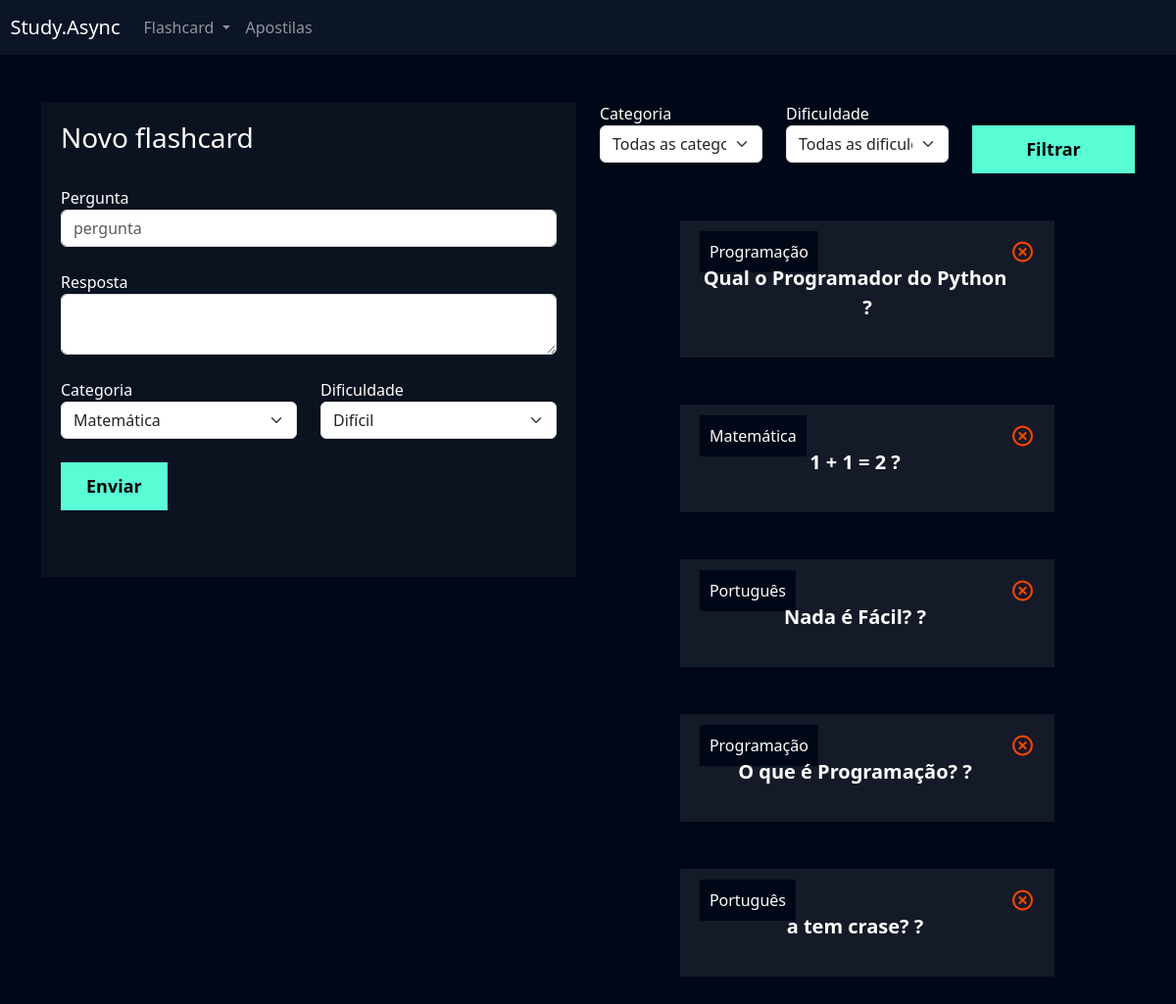
Before: /flashcard/novo_flashcard/ (signed in) with the older database file.
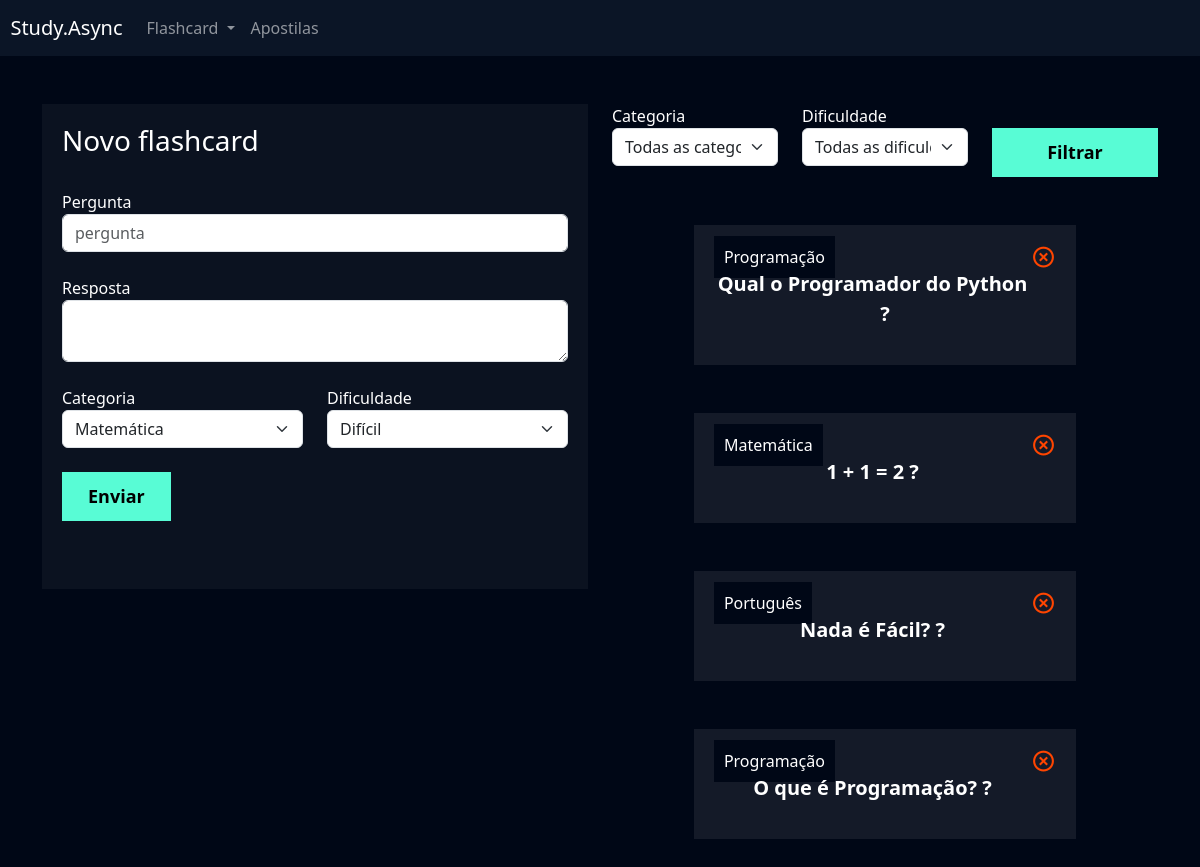
After: the same page with the newer database file.
### flashcard/models.py (models this page shows, shortened)
class Flashcard(models.Model):
    DIFICULDADE_CHOICES = (('D', 'Difícil'), ('M', 'Médio'), ('F', 'Fácil'))
    user = models.ForeignKey(User, on_delete=models.DO_NOTHING)
    pergunta = models.CharField(max_length=100)
    resposta = models.TextField()
    categoria = models.ForeignKey(Categoria, on_delete=models.DO_NOTHING)
    dificuldade = models.CharField(max_length=1, choices=DIFICULDADE_CHOICES)

class Categoria(models.Model):
    nome = models.CharField(max_length=20)
    def __str__(self):
        return self.nome

### flashcard/views.py (the view, shortened to what this page needs)
# urls.py: path('novo_flashcard/', views.novo_flashcard, name="novo_flashcard"),
def novo_flashcard(request):
    if not request.user.is_authenticated:
        return redirect('/usuarios/logar')
    if request.method == "GET":
        categorias = Categoria.objects.all()
        dificuldades = Flashcard.DIFICULDADE_CHOICES
        flashcards = Flashcard.objects.filter(user=request.user)
        categoria_filtrar = request.GET.get('categoria')
        dificuldade_filtrar = request.GET.get("dificulfdade")
        if categoria_filtrar:
            flashcards = flashcards.filter(categoria__id=categoria_filtrar)
        if dificuldade_filtrar:
            flashcards = flashcards.filter(dificuldade=dificuldade_filtrar)
        return render(request,'novo_flashcard.html',{'categorias': categorias,'dificuldades': dificuldades,'flashcards': flashcards,})

### flashcard/templates/novo_flashcard.html (shortened to what the changed rows need)
{% extends "base.html" %}
{% load static %}
{% block 'cabecalho' %}
    <link href="{% static 'usuarios/css/cadastro.css' %}" rel="stylesheet">
    <link href='https://unpkg.com/boxicons@2.1.4/css/boxicons.min.css' rel='stylesheet'>
    <link href="{% static 'flashcard/css/novo_flashcard.css' %}" rel="stylesheet">
{% endblock 'cabecalho' %}
{% block 'conteudo' %}
    <div class="container">
        <br>
        <br>
        <div class="row">
            <div class="col-md">
                <br>
                <br>
                {% for flash in flashcards %}
                    <div class="box-new-flashcard" onclick="flip_card({{flash.id}})">
                        <div class="flashcard ">
                            <div class="flashcard-categoria">
                                {{flash.categoria}}
                            </div>
                            <a href="{% url 'deletar_flashcard' flash.id %}"><i class='icone-exit bx bx-x-circle'></i></a>                          <br>
                            <div class="flashcard-box-item">
                                <p class="flashcard-item">{{flash.pergunta}} ?</p>
                            </div>
                        </div>
                    </div>
                    <br>
                    <br>
                {% endfor %}
                <br>
                <br>
            </div>
        </div>
    </div>
{% endblock 'conteudo' %}

Changed rows visible on the page:
removed Flashcard: categoria "Português", pergunta "a tem crase?"
